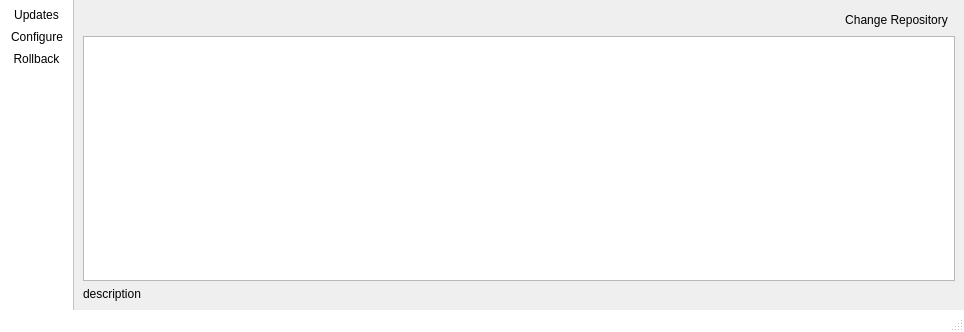
<?xml version="1.0" encoding="UTF-8"?>
<ui version="4.0">
 <class>MainUI</class>
 <widget class="QMainWindow" name="MainUI">
  <property name="geometry">
   <rect>
    <x>0</x>
    <y>0</y>
    <width>964</width>
    <height>332</height>
   </rect>
  </property>
  <property name="windowTitle">
   <string>System Update Manager</string>
  </property>
  <property name="windowIcon">
   <iconset theme="system-software-update">
    <normaloff>.</normaloff>.</iconset>
  </property>
  <property name="styleSheet">
   <string notr="true">QWidget#centralwidget{
border-image: url(&quot;:/images/images/Trident-wallpaper4-darkgrey.png&quot;);
background-position: center;
}
QWidget#tab_slide_1{
border-image: url(:/images/images/Trident-wallpaper4-corner-lightgrey.png);
background-position: bottom right;
}
QWidget#tab_slide_1 QLabel{
color: palette(button-text);
}
QWidget#tab_slide_2{
border-image: url(:/images/images/Trident-wallpaper3-corner-lightgrey.png);
background-position: bottom left;
}
QWidget#tab_slide_2 QLabel{
color: palette(button-text);
}
QWidget#tab_slide_3{
border-image: url(:/images/images/Trident-wallpaper-corner-lightgrey.png);
background-position: bottom right;
}
QWidget#tab_slide_3 QLabel, QTabWidget QLabel{
color: palette(button-text);
}
QWidget#tab_slide_4{
border-image: url(:/images/images/Trident-wallpaper2-corner-lightgrey.png);
background-position: bottom right;
}
QWidget#tab_slide_4 QLabel{
color: palette(button-text);
}
QWidget#stackedWidget, QWidget#page_welcome, QWidget#page_partitions, QWidget#page_user, QWidget#page_pkgs, QWidget#page_summary, QWidget#page_installing, QWidget#page_finished{
background: transparent;
}
QToolButton#tool_encrypt_passcheck, QToolButton#tool_encrypt_passcheck:hover,
QToolButton#tool_root_pass_chk, QToolButton#tool_root_pass_chk:hover,
QToolButton#tool_user_pass_chk, QToolButton#tool_user_pass_chk:hover{
background: transparent;
border: none;
}
QFrame#frame_sidebar{
background-color: palette(base);
}
QWidget#page_system, QWidget#page_keyboard, QWidget#page_locale, QWidget#page_log{
background: transparent;
}
QToolBar, QStatusBar{
background: palette(base);
color: palette(alternate-base);
}
QRadioButton, QTabBar::tab{
color: palette(button-text);
}
QTabWidget QScrollArea QGroupBox, QTabWidget QScrollArea QGroupBox:checked QLabel, QTabWidget QScrollArea QCheckBox{
color: palette(button-text);
}
QTabWidget QScrollArea QGroupBox QLabel:disabled{
color: palette(button);
}
QTabWidget QScrollArea QGroupBox:disabled{
color: palette(button);
}
QTabWidget QScrollArea, QTabWidget QScrollArea .QWidget{
background: transparent;
}
QTreeWidget{
color: palette(button-text);
}
QTreeWidget::item:disabled{
color: palette(highlighted-text);
}
QMenu::item{
background-color: transparent;
color: palette(highlight);
}
QMenu::item:selected{
background-color: palette(highlight);
color: palette(highlighted-text);
}
QComboBox QAbstractItemView{
border-color: palette(highlight);
background-color: palette(base);
color: palette(alternate-base);
}
/* SCROLLBARS (NOTE: Changing 1 subcontrol means you have to change all of them)*/
QScrollBar{
  background: palette(alternate-base);
}
QScrollBar:horizontal{
  margin: 0px 0px 0px 0px;
}
QScrollBar:vertical{
  margin: 0px 0px 0px 0px;
}
QScrollBar::handle{
  background: palette(base);
  border: 1px solid transparent;
  border-radius: 1px;
}
QScrollBar::handle:hover, QScrollBar::add-line:hover, QScrollBar::sub-line:hover{
  background: palette(highlight);
}
QScrollBar::add-line{
subcontrol-origin: none;
}
QScrollBar::add-line:vertical, QScrollBar::sub-line:vertical{
height: 0px;
}
QScrollBar::add-line:horizontal, QScrollBar::sub-line:horizontal{
width: 0px;
}
QScrollBar::sub-line{
subcontrol-origin: none;
}</string>
  </property>
  <widget class="QWidget" name="centralwidget">
   <layout class="QVBoxLayout" name="verticalLayout_3">
    <property name="spacing">
     <number>10</number>
    </property>
    <property name="leftMargin">
     <number>0</number>
    </property>
    <property name="topMargin">
     <number>0</number>
    </property>
    <property name="rightMargin">
     <number>0</number>
    </property>
    <property name="bottomMargin">
     <number>0</number>
    </property>
    <item>
     <widget class="QStackedWidget" name="stackedWidget">
      <property name="currentIndex">
       <number>1</number>
      </property>
      <widget class="QWidget" name="page_updates">
       <layout class="QVBoxLayout" name="verticalLayout_6">
        <item>
         <layout class="QGridLayout" name="gridLayout_3">
          <item row="0" column="2">
           <widget class="QToolButton" name="tool_updates_start">
            <property name="text">
             <string>Start Updates</string>
            </property>
            <property name="icon">
             <iconset theme="system-software-update">
              <normaloff>.</normaloff>.</iconset>
            </property>
            <property name="iconSize">
             <size>
              <width>20</width>
              <height>20</height>
             </size>
            </property>
            <property name="toolButtonStyle">
             <enum>Qt::ToolButtonTextBesideIcon</enum>
            </property>
            <property name="autoRaise">
             <bool>true</bool>
            </property>
           </widget>
          </item>
          <item row="0" column="0">
           <widget class="QToolButton" name="tool_updates_check">
            <property name="text">
             <string>Check</string>
            </property>
            <property name="icon">
             <iconset theme="system-help">
              <normaloff>.</normaloff>.</iconset>
            </property>
            <property name="iconSize">
             <size>
              <width>20</width>
              <height>20</height>
             </size>
            </property>
            <property name="toolButtonStyle">
             <enum>Qt::ToolButtonTextBesideIcon</enum>
            </property>
            <property name="autoRaise">
             <bool>true</bool>
            </property>
           </widget>
          </item>
          <item row="0" column="1">
           <spacer name="horizontalSpacer">
            <property name="orientation">
             <enum>Qt::Horizontal</enum>
            </property>
            <property name="sizeHint" stdset="0">
             <size>
              <width>40</width>
              <height>20</height>
             </size>
            </property>
           </spacer>
          </item>
          <item row="1" column="0" colspan="3">
           <widget class="QLabel" name="label_update_checktime">
            <property name="text">
             <string notr="true">Last Check:</string>
            </property>
           </widget>
          </item>
         </layout>
        </item>
        <item>
         <widget class="QProgressBar" name="progressBar">
          <property name="maximum">
           <number>0</number>
          </property>
          <property name="value">
           <number>-1</number>
          </property>
          <property name="textVisible">
           <bool>true</bool>
          </property>
          <property name="format">
           <string>Update Running</string>
          </property>
         </widget>
        </item>
        <item>
         <widget class="QTextEdit" name="text_updates">
          <property name="readOnly">
           <bool>true</bool>
          </property>
         </widget>
        </item>
       </layout>
      </widget>
      <widget class="QWidget" name="page_trains">
       <layout class="QGridLayout" name="gridLayout">
        <item row="2" column="1">
         <widget class="QListWidget" name="list_trains"/>
        </item>
        <item row="0" column="1">
         <layout class="QHBoxLayout" name="horizontalLayout">
          <item>
           <spacer name="horizontalSpacer_2">
            <property name="orientation">
             <enum>Qt::Horizontal</enum>
            </property>
            <property name="sizeHint" stdset="0">
             <size>
              <width>40</width>
              <height>20</height>
             </size>
            </property>
           </spacer>
          </item>
          <item>
           <widget class="QToolButton" name="tool_change_train">
            <property name="sizePolicy">
             <sizepolicy hsizetype="Preferred" vsizetype="Preferred">
              <horstretch>0</horstretch>
              <verstretch>0</verstretch>
             </sizepolicy>
            </property>
            <property name="minimumSize">
             <size>
              <width>100</width>
              <height>0</height>
             </size>
            </property>
            <property name="text">
             <string>Change Repository</string>
            </property>
            <property name="icon">
             <iconset theme="dialog-apply">
              <normaloff>.</normaloff>.</iconset>
            </property>
            <property name="iconSize">
             <size>
              <width>20</width>
              <height>20</height>
             </size>
            </property>
            <property name="toolButtonStyle">
             <enum>Qt::ToolButtonTextBesideIcon</enum>
            </property>
            <property name="autoRaise">
             <bool>true</bool>
            </property>
           </widget>
          </item>
         </layout>
        </item>
        <item row="3" column="1">
         <widget class="QLabel" name="label_train_description">
          <property name="text">
           <string notr="true">description</string>
          </property>
          <property name="wordWrap">
           <bool>true</bool>
          </property>
         </widget>
        </item>
       </layout>
      </widget>
      <widget class="QWidget" name="page_rollback">
       <layout class="QGridLayout" name="gridLayout_2">
        <item row="0" column="1">
         <layout class="QVBoxLayout" name="verticalLayout_4">
          <item>
           <spacer name="verticalSpacer_6">
            <property name="orientation">
             <enum>Qt::Vertical</enum>
            </property>
            <property name="sizeHint" stdset="0">
             <size>
              <width>20</width>
              <height>40</height>
             </size>
            </property>
           </spacer>
          </item>
          <item>
           <widget class="QToolButton" name="tool_be_activate">
            <property name="sizePolicy">
             <sizepolicy hsizetype="Preferred" vsizetype="Preferred">
              <horstretch>0</horstretch>
              <verstretch>0</verstretch>
             </sizepolicy>
            </property>
            <property name="text">
             <string>Activate</string>
            </property>
            <property name="icon">
             <iconset theme="system-reboot">
              <normaloff>.</normaloff>.</iconset>
            </property>
            <property name="iconSize">
             <size>
              <width>20</width>
              <height>20</height>
             </size>
            </property>
            <property name="toolButtonStyle">
             <enum>Qt::ToolButtonTextUnderIcon</enum>
            </property>
            <property name="autoRaise">
             <bool>true</bool>
            </property>
           </widget>
          </item>
          <item>
           <widget class="QToolButton" name="tool_be_delete">
            <property name="sizePolicy">
             <sizepolicy hsizetype="Preferred" vsizetype="Preferred">
              <horstretch>0</horstretch>
              <verstretch>0</verstretch>
             </sizepolicy>
            </property>
            <property name="text">
             <string>Delete</string>
            </property>
            <property name="icon">
             <iconset theme="system-error">
              <normaloff>.</normaloff>.</iconset>
            </property>
            <property name="iconSize">
             <size>
              <width>20</width>
              <height>20</height>
             </size>
            </property>
            <property name="toolButtonStyle">
             <enum>Qt::ToolButtonTextUnderIcon</enum>
            </property>
            <property name="autoRaise">
             <bool>true</bool>
            </property>
           </widget>
          </item>
          <item>
           <spacer name="verticalSpacer_5">
            <property name="orientation">
             <enum>Qt::Vertical</enum>
            </property>
            <property name="sizeHint" stdset="0">
             <size>
              <width>20</width>
              <height>40</height>
             </size>
            </property>
           </spacer>
          </item>
         </layout>
        </item>
        <item row="0" column="0">
         <widget class="QTreeWidget" name="tree_be">
          <property name="indentation">
           <number>2</number>
          </property>
          <property name="sortingEnabled">
           <bool>true</bool>
          </property>
          <property name="animated">
           <bool>true</bool>
          </property>
          <property name="allColumnsShowFocus">
           <bool>true</bool>
          </property>
          <property name="columnCount">
           <number>3</number>
          </property>
          <attribute name="headerCascadingSectionResizes">
           <bool>false</bool>
          </attribute>
          <attribute name="headerDefaultSectionSize">
           <number>100</number>
          </attribute>
          <attribute name="headerShowSortIndicator" stdset="0">
           <bool>true</bool>
          </attribute>
          <attribute name="headerStretchLastSection">
           <bool>true</bool>
          </attribute>
          <column>
           <property name="text">
            <string>Boot Environment</string>
           </property>
          </column>
          <column>
           <property name="text">
            <string>Size</string>
           </property>
          </column>
          <column>
           <property name="text">
            <string>Date Created</string>
           </property>
          </column>
         </widget>
        </item>
        <item row="1" column="0">
         <widget class="QLabel" name="label">
          <property name="text">
           <string>&lt;html&gt;&lt;head/&gt;&lt;body&gt;&lt;p&gt;&lt;span style=&quot; font-weight:600;&quot;&gt;NOTICE:&lt;/span&gt; Once a boot environment has been activated, a system reboot is required to finish the rollback procedures.&lt;/p&gt;&lt;/body&gt;&lt;/html&gt;</string>
          </property>
          <property name="wordWrap">
           <bool>true</bool>
          </property>
         </widget>
        </item>
       </layout>
      </widget>
     </widget>
    </item>
   </layout>
  </widget>
  <widget class="QStatusBar" name="statusbar"/>
  <widget class="QToolBar" name="toolBar">
   <property name="sizePolicy">
    <sizepolicy hsizetype="Fixed" vsizetype="Preferred">
     <horstretch>0</horstretch>
     <verstretch>0</verstretch>
    </sizepolicy>
   </property>
   <property name="contextMenuPolicy">
    <enum>Qt::PreventContextMenu</enum>
   </property>
   <property name="windowTitle">
    <string>toolBar</string>
   </property>
   <property name="autoFillBackground">
    <bool>false</bool>
   </property>
   <property name="movable">
    <bool>false</bool>
   </property>
   <property name="allowedAreas">
    <set>Qt::LeftToolBarArea</set>
   </property>
   <property name="toolButtonStyle">
    <enum>Qt::ToolButtonTextUnderIcon</enum>
   </property>
   <property name="floatable">
    <bool>false</bool>
   </property>
   <attribute name="toolBarArea">
    <enum>LeftToolBarArea</enum>
   </attribute>
   <attribute name="toolBarBreak">
    <bool>false</bool>
   </attribute>
   <addaction name="actionUpdates"/>
   <addaction name="actionUpdate_Paths"/>
   <addaction name="actionRollback"/>
  </widget>
  <action name="actionUpdates">
   <property name="checkable">
    <bool>true</bool>
   </property>
   <property name="icon">
    <iconset theme="system-software-update">
     <normaloff>.</normaloff>.</iconset>
   </property>
   <property name="text">
    <string>Updates</string>
   </property>
   <property name="toolTip">
    <string>Manage available system updates</string>
   </property>
  </action>
  <action name="actionUpdate_Paths">
   <property name="checkable">
    <bool>true</bool>
   </property>
   <property name="icon">
    <iconset theme="preferences-system-network">
     <normaloff>.</normaloff>.</iconset>
   </property>
   <property name="text">
    <string>Configure</string>
   </property>
   <property name="toolTip">
    <string>Configure which update train to follow</string>
   </property>
  </action>
  <action name="actionRollback">
   <property name="checkable">
    <bool>true</bool>
   </property>
   <property name="icon">
    <iconset theme="grsync">
     <normaloff>.</normaloff>.</iconset>
   </property>
   <property name="text">
    <string>Rollback</string>
   </property>
   <property name="toolTip">
    <string>Manage Boot Environments</string>
   </property>
  </action>
 </widget>
 <resources/>
 <connections/>
</ui>
